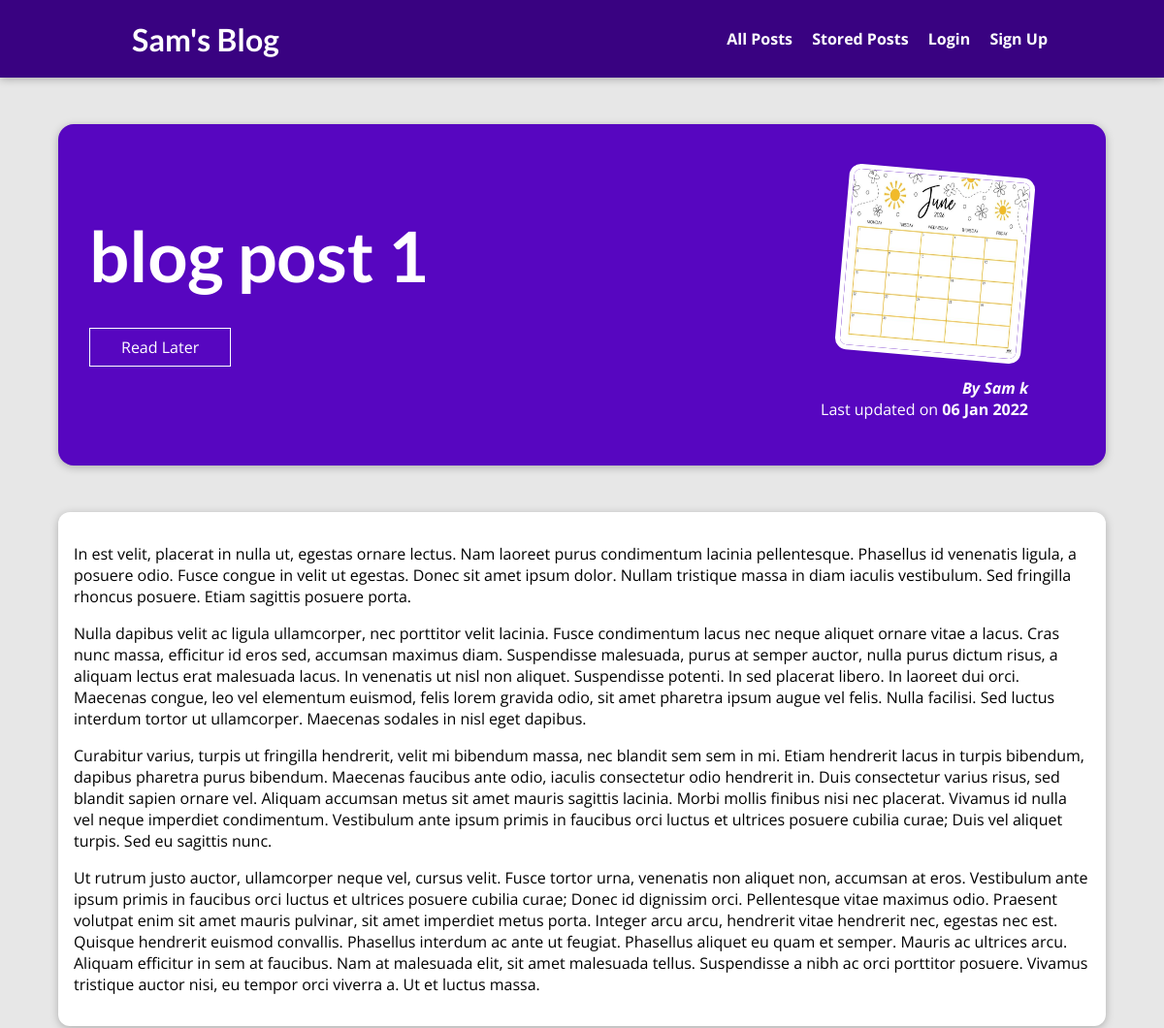
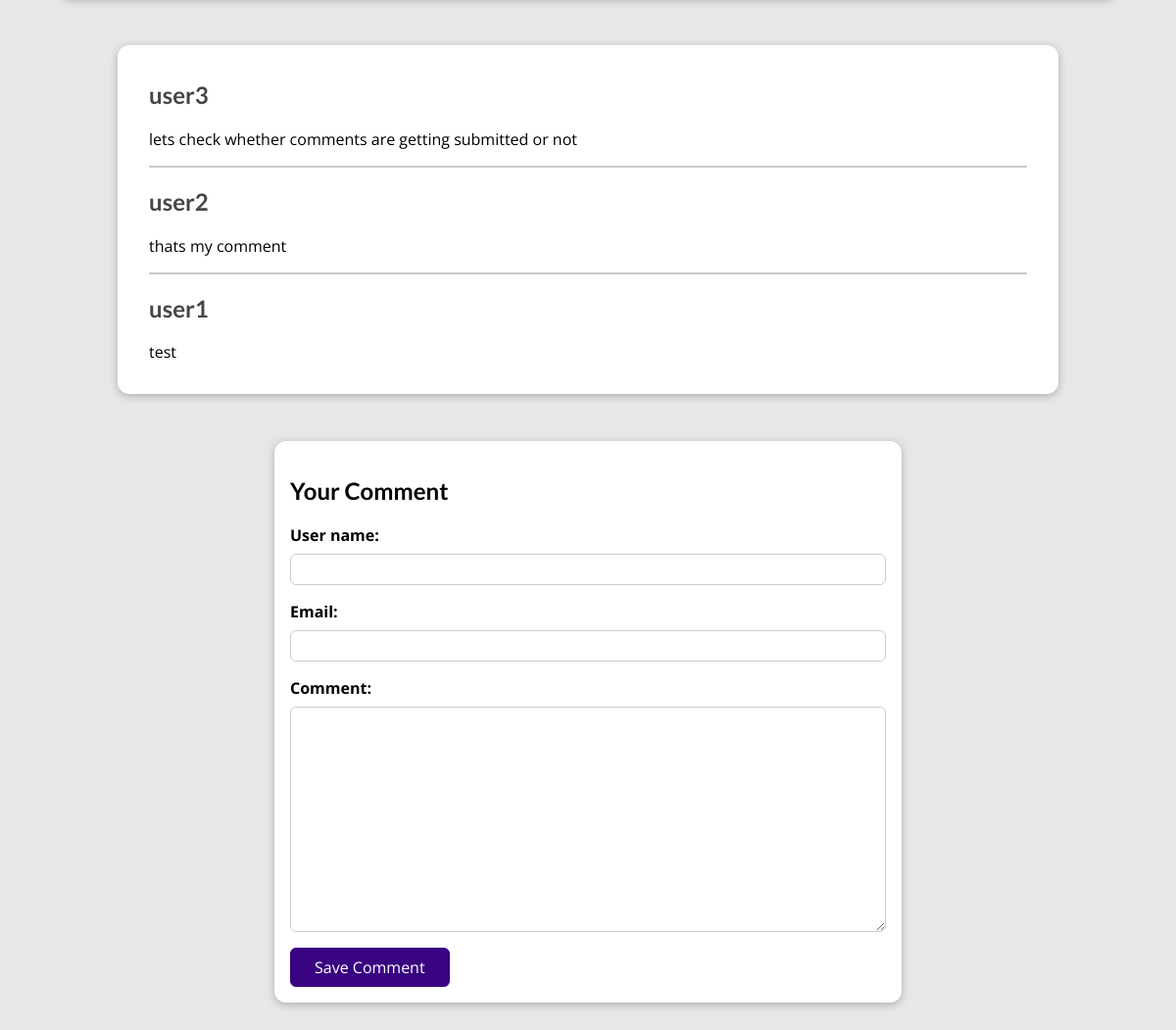
The page /posts/blog-post-1 on the database its author committed (2 pictures, top to bottom).
### blog/models.py (models this page shows, shortened)
class Post(models.Model):
    title = models.CharField(max_length=30)
    excerpt = models.CharField(max_length=70)
    image = models.ImageField(upload_to="posts")
    date = models.DateField()
    content = models.TextField()
    slug = models.SlugField(default="" , null=False , unique=True)
    author = models.ForeignKey(Author , on_delete=models.CASCADE, null=False)
    tag = models.ManyToManyField(Tag)

class Author(models.Model):
    first_name = models.CharField(max_length=20)
    last_name=models.CharField(max_length=20)
    E_mail = models.EmailField(max_length=254)
    def __str__(self):
        return f"{self.first_name} {self.last_name}"

class Comment(models.Model):
    user_name = models.CharField(max_length=100)
    email = models.EmailField()
    text = models.TextField(max_length=400)
    post = models.ForeignKey(Post , on_delete=models.CASCADE , related_name="comments")

### blog/views.py (the view, shortened to what this page needs)
# urls.py: path("posts/<slug:slug>",views.PostDetailed.as_view() , name="post-detailed"),
class PostDetailed(View):
    def save_for_later(self,request , post_id):
        stored_posts = request.session.get("stored_posts")
        if stored_posts is not None:
            is_saved_for_later = post_id in stored_posts
        else :
            is_saved_for_later = False
        return is_saved_for_later
    def get(self,request,slug):
        post_details = Post.objects.get(slug=slug)
        return render(request , "blog/post-detail.html" , {
            "post" : post_details ,
            "comment_form" : CommentForm(),
            "comments" : post_details.comments.all().order_by("-id"),
            "saved_for_later" : self.save_for_later(request,post_details.id)
        })

### blog/forms.py
class CommentForm(forms.ModelForm):
    class Meta:
        model = Comment
        exclude = ["post"]
        labels = {
            "text" : "Comment"
        }

### blog/templates/blog/post-detail.html (shortened to what this page needs)
{% extends "base.html" %}
{% load static %}
{% block css_files %}
<link rel="stylesheet" href="{% static "blog/post-detail.css" %}" />
{% endblock %}
{% block content %}
<section id="summary">
  <h2>{{ post.title }}</h2>
  <div id="read-later">
    <form action="{% url "read-later" %}" method="POST">
      <button>
         {% if saved_for_later %}
         Remove from Read Later
         {% else %}
         Read Later
         {% endif %}
      </button>
    </form>
  </div>
  <article>
    <img src="{{ post.image.url }}" alt="{{ post.title }}" />
    <address>By <a href="mailto:{{ post.author.email_address }}">{{ post.author }}</a></address>
    <div>Last updated on <time>{{ post.date|date:"d M Y" }}</time></div>
  </article>
</section>
<main>
  {{ post.content|linebreaks }}
</main>
<section id="comments">
  <ul>
    {% for comment in comments %}
      <li>
        <h2>{{ comment.user_name }}</h2>
        <p>{{ comment.text|linebreaks }}</p>
      </li>
    {% endfor %}
  </ul>
</section>
<section id="comment-form">
  <h2>Your Comment</h2>
  <form action="{% url "post-detailed" post.slug %}" method="POST">
    {% for form_field in comment_form %}
      <div class="form-control {% if form_field.errors %}invalid{% endif %}">
        {{ form_field.label_tag }}
        {{ form_field }}
      </div>
    {% endfor %}
    <button>Save Comment</button>
  </form>
</section>
{% endblock %}

### templates/base.html (shortened to what this page needs)
{% load static %}
<!DOCTYPE html>
<html lang="en">
<head>
  <link rel="stylesheet" href="{% static "app.css" %}">
  {% block css_files %}{% endblock %}
</head>
<body>
  <header id="main-navigation">
    <h1><a href="{% url "home-page" %}">Sam's Blog</a></h1>
    <nav>
      <a href="{% url "all-posts" %}">All Posts</a>
      <a href="{% url "read-later" %}">Stored Posts </a>
      <a href= "{% url "login" %}">Login</a>
      <a href="{% url "sign-up" %}">Sign Up</a>
    </nav>
  </header>
  {% block content %}
  {% endblock %}
</body>
</html>

### static/app.css (style rules this page uses)
* { box-sizing: border-box; }
html { font-family: 'Open Sans', 'Lato', sans-serif; }
body { margin: 0; }
h1, h2, h3 { font-family: 'Lato', sans-serif; font-weight: bold; }
#main-navigation a { text-decoration: none; color: white; font-weight: bold; margin-left: 1rem; }
#main-navigation { width: 100%; height: 5rem; display: flex; justify-content: space-between; align-items: center; padding: 0 10%; position: absolute; top: 0; left: 0; background-color: #390281; z-index: 100; }

### blog/static/blog/post-detail.css (style rules this page uses)
body { background-color: #e7e7e7; }
#main-navigation { background-color: #390281; box-shadow: 0 2px 8px rgba(0, 0, 0, 0.25); }
#summary { margin: 8rem auto 3rem auto; padding: 2rem; width: 90%; max-width: 90rem; border-radius: 16px; background-color: #5706c0; position: relative; box-shadow: 0 2px 8px rgba(0, 0, 0, 0.25); height: 22rem; }
#summary h2 { color: white; font-size: 4.5rem; margin-bottom: 0.25rem; }
#summary article { position: absolute; top: 2rem; right: 3rem; padding: 1rem 2rem; border-radius: 12px; text-align: right; color: white; }
#summary article img { width: 12rem; height: 12rem; border-radius: 12px; transform: rotateZ(5deg); border: 5px solid white; margin-bottom: 1rem; }
#summary address { font-weight: bold; }
#summary a { color: white; text-decoration: none; }
#summary time { font-weight: bold; }
#read-later { margin: 2rem 0; }
#read-later button { background-color: transparent; border: 1px solid white; padding: 0.5rem 2rem; font: inherit; color: white; cursor: pointer; }
main { width: 90%; max-width: 90rem; margin: 3rem auto; background-color: white; padding: 1rem; border-radius: 12px; box-shadow: 0 2px 8px rgba(0, 0, 0, 0.25); }
#comment-form { margin: 3rem auto; width: 90%; max-width: 40rem; border-radius: 12px; background-color: white; box-shadow: 0 2px 8px rgba(0, 0, 0, 0.25); padding: 1rem; }
#comment-form button { font: inherit; background-color: #390281; color: white; border: 1px solid #390281; padding: 0.5rem 1.5rem; border-radius: 6px; cursor: pointer; }
.form-control { margin-bottom: 1rem; }
.form-control label { font-weight: bold; margin-bottom: 0.5rem; display: block; }
.form-control input, .form-control textarea { display: block; width: 100%; font: inherit; padding: 0.25rem; border-radius: 6px; border: 1px solid #ccc; }
#comments { margin: 3rem auto; width: 90%; max-width: 60rem; border-radius: 12px; background-color: white; box-shadow: 0 2px 8px rgba(0, 0, 0, 0.25); padding: 1rem 2rem; }
#comments ul { list-style: none; margin: 0; padding: 0; }
#comments li { margin-bottom: 1rem; border-bottom: 2px solid #ccc; }
#comments li:last-of-type { border-bottom: none; }
#comments h2 { color: #464646; }

### rows shown on the page
Post: title "blog post 1", image (picture), author "Sam k", date "06 Jan 2022", content "In est velit, placerat in nulla ut, egestas ornare lectus. Nam laoreet purus condimentum lacinia pellentesque. Phasellus id venenatis ligula, a posuere odio. Fusce congue in velit ut egestas. Donec sit amet ipsum dolor. Nullam tristique massa in diam iaculis vestibulum. Sed fringilla rhoncus posuere. Etiam sagittis posuere porta. Nulla dapibus velit ac ligula ullamcorper, nec porttitor velit lacinia. Fusce condimentum lacus nec neque aliquet ornare vitae a lacus. Cras nunc massa, efficitur id eros sed, accumsan maximus diam. Suspendisse malesuada, purus at semper auctor, nulla purus dictum risus, a aliquam lectus erat malesuada lacus. In venenatis ut nisl non aliquet. Suspendisse potenti.…"
Comment: user_name "user3", text "lets check whether comments are getting submitted or not"
Comment: user_name "user2", text "thats my comment"
Comment: user_name "user1", text "test"
